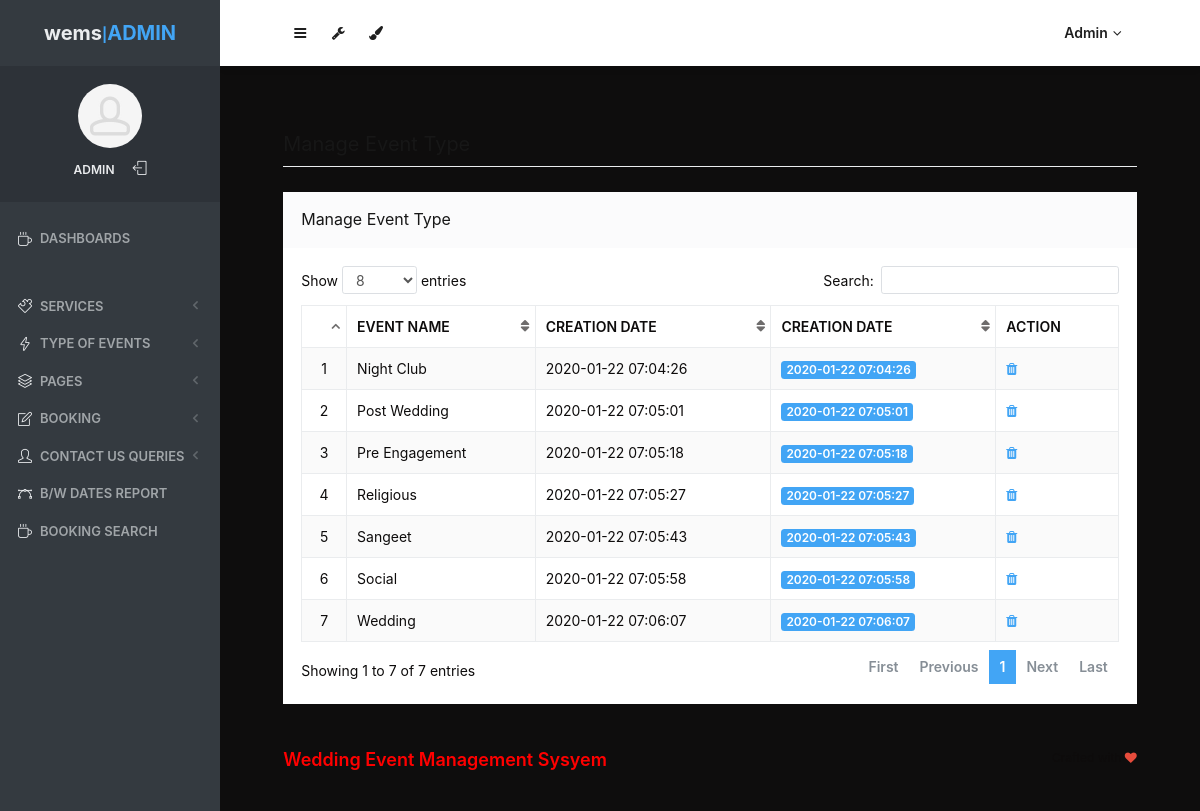
The app's page /wems/admin/manage-event-type.php (signed in) with its own data.
### tables this page shows
CREATE TABLE `tbleventtype` (
  `ID` int(10) NOT NULL,
  `EventType` varchar(200) DEFAULT NULL,
  `CreationDate` timestamp NULL DEFAULT current_timestamp()
);

### wems/admin/manage-event-type.php (the view, shortened to what this page needs)
<?php
include('includes/dbconnection.php');
if (strlen($_SESSION['odmsaid']==0)) {
  header('location:logout.php');
  } else{
  ?>
<!doctype html>
<html lang="en" class="no-focus">
    <head>
        <link rel="stylesheet" href="assets/js/plugins/datatables/dataTables.bootstrap4.min.css">
        <link rel="stylesheet" id="css-main" href="assets/css/codebase.min.css">
    </head>
    <body>
        <div id="page-container" class="sidebar-o sidebar-inverse side-scroll page-header-fixed main-content-narrow">
           <?php include_once('includes/sidebar.php');?>
          <?php include_once('includes/header.php');?>
            <main id="main-container">
                <div class="content">
                    <h2 class="content-heading">Manage Event Type</h2>
                    <div class="block">
                        <div class="block-header block-header-default">
                            <h3 class="block-title">Manage Event Type</h3>
                        </div>
                        <div class="block-content block-content-full">
                            <table class="table table-bordered table-striped table-vcenter js-dataTable-full-pagination">
                                <thead>
                                    <tr>
                                        <th class="text-center"></th>
                                        <th>Event Name</th>
                                        <th>Creation Date</th>
                                        <th class="d-none d-sm-table-cell">Creation Date</th>
                                        <th class="d-none d-sm-table-cell" style="width: 15%;">Action</th>
                                       </tr>
                                </thead>
                                <tbody>
                                    <?php
$sql="SELECT * from tbleventtype";
$query = $dbh -> prepare($sql);
$query->execute();
$results=$query->fetchAll(PDO::FETCH_OBJ);
$cnt=1;
if($query->rowCount() > 0)
{
foreach($results as $row)
{               ?>
                                    <tr>
                                        <td class="text-center"><?php echo htmlentities($cnt);?></td>
                                        <td class="font-w620"><?php  echo htmlentities($row->EventType);?></td>
                                        <td class="d-none d-sm-table-cell"><?php  echo htmlentities($row->CreationDate);?></td>
                                        <td class="d-none d-sm-table-cell">
                                            <span class="badge badge-primary"><?php  echo htmlentities($row->CreationDate);?></span>
                                        </td>
                                         <td class="d-none d-sm-table-cell"><a href="manage-event-type.php?delid=<?php echo ($row->ID);?>" onclick="return confirm('Do you really want to Delete ?');"><i class="fa fa-trash fa-delete" aria-hidden="true"></i></a></td>
                                    </tr>
                                    <?php $cnt=$cnt+1;}} ?>
                                </tbody>
                            </table>
                        </div>
                    </div>
                </div>
            </main>
           <?php include_once('includes/footer.php');?>
        </div>
    </body>
</html>
<?php }  ?>

### wems/admin/includes/sidebar.php (shortened to what this page needs)
     <?php
include('includes/dbconnection.php');
if (strlen($_SESSION['odmsaid']==0)) {
  header('location:logout.php');
  } else{
  ?>
   <nav id="sidebar">
                <div id="sidebar-scroll">
                    <div class="sidebar-content">
                        <div class="content-header content-header-fullrow px-15">
                            <div class="content-header-section text-center align-parent sidebar-mini-hidden">
                                <div class="content-header-item">
                                    <a class="link-effect font-w700" href="dashboard.php">
                                        <span class="font-size-xl text-dual-primary-dark">wems</span>|<span class="font-size-xl text-primary">ADMIN</span>
                                    </a>
                                </div>
                            </div>
                        </div>
                        <div class="content-side content-side-full content-side-user px-10 align-parent">
                            <div class="sidebar-mini-hidden-b text-center">
                                <a class="img-link" href="dashboard.php">
                                    <img class="img-avatar" src="assets/img/avatars/avatar15.jpg" alt="">
                                </a>
                                <ul class="list-inline mt-10">
                                    <?php
$aid=$_SESSION['odmsaid'];
$sql="SELECT AdminName from  tbladmin where ID=:aid";
$query = $dbh -> prepare($sql);
$query->bindParam(':aid',$aid,PDO::PARAM_STR);
$query->execute();
$results=$query->fetchAll(PDO::FETCH_OBJ);
$cnt=1;
if($query->rowCount() > 0)
{
foreach($results as $row)
{               ?>
                                    <li class="list-inline-item">
                                        <a class="link-effect text-dual-primary-dark font-size-xs font-w600 text-uppercase" href="admin-profile.php"><?php  echo $row->AdminName;?></a>
                                    </li><?php $cnt=$cnt+1;}} ?>
                                    <li class="list-inline-item">
                                        <a class="link-effect text-dual-primary-dark" href="logout.php">
                                            <i class="si si-logout"></i>
                                        </a>
                                    </li>
                                </ul>
                            </div>
                        </div>
                        <div class="content-side content-side-full">
                            <ul class="nav-main">
                                <li class="open">
                                    <a href="dashboard.php"><i class="si si-cup"></i><span class="sidebar-mini-hide">Dashboards</span></a>
                                </li>
                                <li class="nav-main-heading"><span class="sidebar-mini-visible">UI</span><span class="sidebar-mini-hidden"></span></li>
                                <li>
                                    <a class="nav-submenu" data-toggle="nav-submenu"><i class="si si-puzzle"></i><span class="sidebar-mini-hide"></span>Services</a>
                                </li>
                                <li>
                                    <a class="nav-submenu" data-toggle="nav-submenu" href="#"><i class="si si-energy"></i><span class="sidebar-mini-hide">Type of Events</span></a>
                                </li>
                                <li>
                                    <a class="nav-submenu" data-toggle="nav-submenu" href="#"><i class="si si-layers"></i><span class="sidebar-mini-hide">Pages</span></a>
                                </li>
                                <li>
                                    <a class="nav-submenu" data-toggle="nav-submenu" href="#"><i class="si si-note"></i><span class="sidebar-mini-hide">Booking</span></a>
                                </li>
                                <li>
                                    <a class="nav-submenu" data-toggle="nav-submenu" href="#"><i class="si si-user"></i><span class="sidebar-mini-hide">Contact Us Queries</span></a>
                                </li>
                                <li>
                                    <a  href="between-dates-report.php"><i class="si si-vector"></i><span class="sidebar-mini-hide">B/w Dates Report</span></a>
                                </li>
                     <li>
                                    <a href="booking-search.php"><i class="si si-cup"></i><span class="sidebar-mini-hide">Booking Search</span></a>
                                </li>
                            </ul>
                        </div>
                    </div>
                </div>
            </nav>
           <?php }  ?>

### wems/admin/includes/header.php (shortened to what this page needs)
   <?php
include('includes/dbconnection.php');
if (strlen($_SESSION['odmsaid']==0)) {
  header('location:logout.php');
  } else{
  ?>
            <header id="page-header">
                <div class="content-header">
                    <div class="content-header-section">
                        <button type="button" class="btn btn-circle btn-dual-secondary" data-toggle="layout" data-action="sidebar_toggle">
                            <i class="fa fa-navicon"></i>
                        </button>
                        <div class="btn-group" role="group">
                            <button type="button" class="btn btn-circle btn-dual-secondary" id="page-header-options-dropdown" data-toggle="dropdown" aria-haspopup="true" aria-expanded="false">
                                <i class="fa fa-wrench"></i>
                            </button>
                        </div>
                        <div class="btn-group" role="group">
                            <button type="button" class="btn btn-circle btn-dual-secondary" id="page-header-themes-dropdown" data-toggle="dropdown" aria-haspopup="true" aria-expanded="false">
                                <i class="fa fa-paint-brush"></i>
                            </button>
                        </div>
                    </div>
                    <div class="content-header-section">
                        <div class="btn-group" role="group">
                            <?php
$aid=$_SESSION['odmsaid'];
$sql="SELECT AdminName from  tbladmin where ID=:aid";
$query = $dbh -> prepare($sql);
$query->bindParam(':aid',$aid,PDO::PARAM_STR);
$query->execute();
$results=$query->fetchAll(PDO::FETCH_OBJ);
$cnt=1;
if($query->rowCount() > 0)
{
foreach($results as $row)
{               ?>
                            <button type="button" class="btn btn-rounded btn-dual-secondary" id="page-header-user-dropdown" data-toggle="dropdown" aria-haspopup="true" aria-expanded="false">
                                <?php  echo $row->AdminName;?><i class="fa fa-angle-down ml-5"></i>
                            </button>
                            <?php $cnt=$cnt+1;}} ?>
                        </div>
                    </div>
                </div>
            </header>
            <?php }  ?>

### records on screen
tbleventtype: EventType "Night Club", CreationDate "2020-01-22 07:04:26"
tbleventtype: EventType "Post Wedding", CreationDate "2020-01-22 07:05:01"
tbleventtype: EventType "Pre Engagement", CreationDate "2020-01-22 07:05:18"
tbleventtype: EventType "Religious", CreationDate "2020-01-22 07:05:27"
tbleventtype: EventType "Sangeet", CreationDate "2020-01-22 07:05:43"
tbleventtype: EventType "Social", CreationDate "2020-01-22 07:05:58"
tbleventtype: EventType "Wedding", CreationDate "2020-01-22 07:06:07"

### other values on screen
$row->AdminName "ADMIN"
$row->AdminName "Admin"
